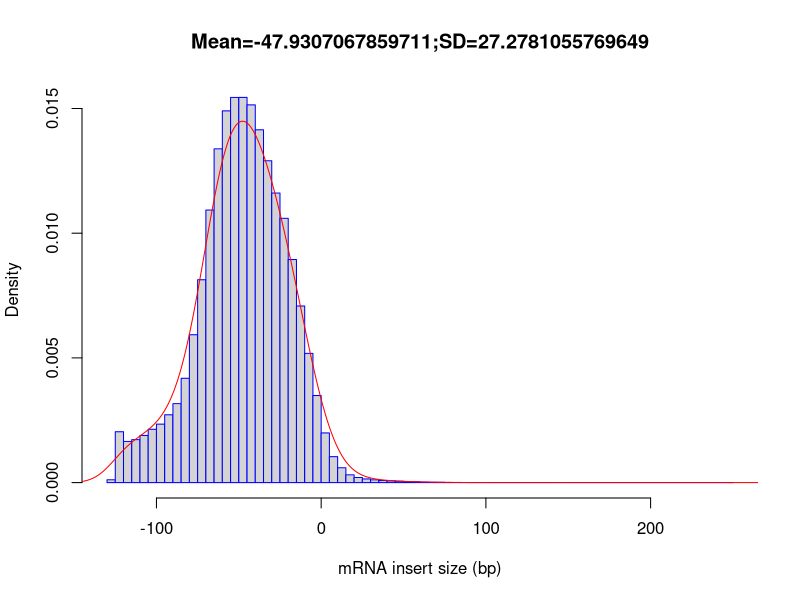

Here is the R script that generated this plot:
out_file = '/home/genetics/HW1/inner_distance/inner_distance_2'
pdf('/home/genetics/HW1/inner_distance/inner_distance_2.inner_distance_plot.pdf')
fragsize=rep(c(-247.5,-242.5,-237.5,-232.5,-227.5,-222.5,-217.5,-212.5,-207.5,-202.5,-197.5,-192.5,-187.5,-182.5,-177.5,-172.5,-167.5,-162.5,-157.5,-152.5,-147.5,-142.5,-137.5,-132.5,-127.5,-122.5,-117.5,-112.5,-107.5,-102.5,-97.5,-92.5,-87.5,-82.5,-77.5,-72.5,-67.5,-62.5,-57.5,-52.5,-47.5,-42.5,-37.5,-32.5,-27.5,-22.5,-17.5,-12.5,-7.5,-2.5,2.5,7.5,12.5,17.5,22.5,27.5,32.5,37.5,42.5,47.5,52.5,57.5,62.5,67.5,72.5,77.5,82.5,87.5,92.5,97.5,102.5,107.5,112.5,117.5,122.5,127.5,132.5,137.5,142.5,147.5,152.5,157.5,162.5,167.5,172.5,177.5,182.5,187.5,192.5,197.5,202.5,207.5,212.5,217.5,222.5,227.5,232.5,237.5,242.5,247.5),times=c(0,0,0,0,0,0,0,0,0,0,0,0,0,0,0,0,0,0,0,0,0,0,0,0,567,10174,8233,8590,9425,10662,11694,13561,15791,20863,29573,40575,54511,66751,74348,77031,77038,75545,70561,64369,57910,52857,44614,35319,25844,17412,9930,5189,2965,1555,1020,733,550,415,345,274,194,156,84,55,54,26,14,16,9,2,4,9,7,3,8,6,9,3,5,7,8,5,6,3,6,3,9,3,5,4,3,2,3,5,3,6,11,3,2,3))
frag_sd = sd(fragsize)
frag_mean = mean(fragsize)
frag_median = median(fragsize)
write(x=c("Name","Mean","Median","sd"), sep="	", file=stdout(),ncolumns=4)
write(c(out_file,frag_mean,frag_median,frag_sd),sep="	", file=stdout(),ncolumns=4)
hist(fragsize,probability=T,breaks=100,xlab="mRNA insert size (bp)",main=paste(c("Mean=",frag_mean,";","SD=",frag_sd),collapse=""),border="blue")
lines(density(fragsize,bw=10),col='red')
dev.off()
